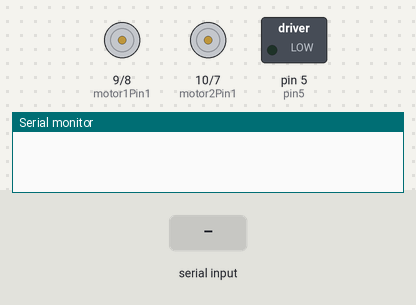
Simulated run of this sketch. Board: Arduino Uno, built with avr-gcc and run on an emulated ATmega328P. Shown: motor-driver pin pairs drawn as motors (green arrow = first pin HIGH = forward, orange = second pin HIGH = backward, longer = more drive, scaled by the enable pin), switched loads named in the sketch (green lamp = pin HIGH), the last lines printed to the serial monitor. Inputs (shaded band) come from the test bench.

Above: at 1.2 s.
1.3 s: "F" received over Serial
At 2.1 s:
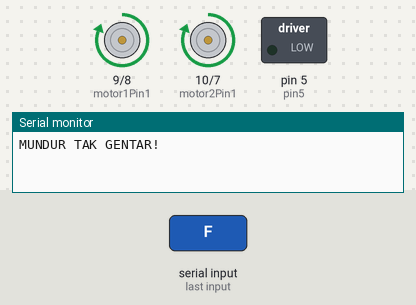
2.8 s: "L" received over Serial
At 2.95 s:
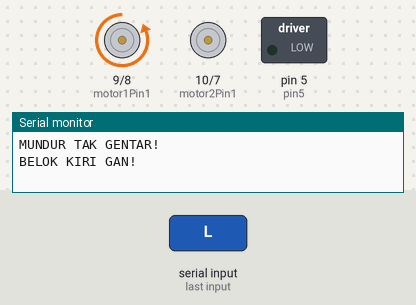
4.6 s: "R" received over Serial
At 4.75 s:
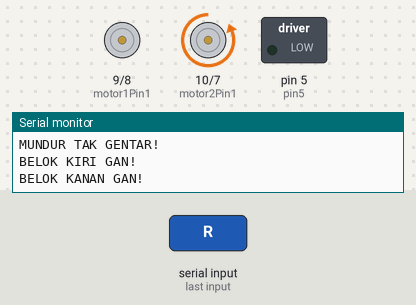
6.4 s: "B" received over Serial
At 7.2 s:
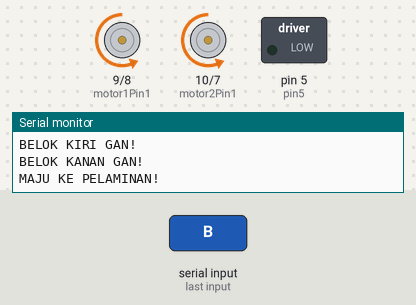
7.9 s: "S" received over Serial
At 8.3 s:
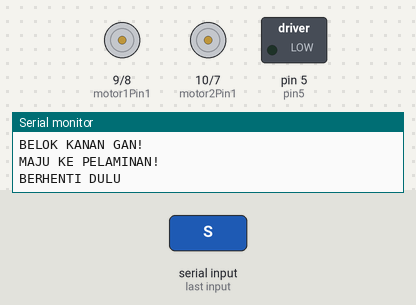
9.4 s: "D" received over Serial
At 10.7 s:
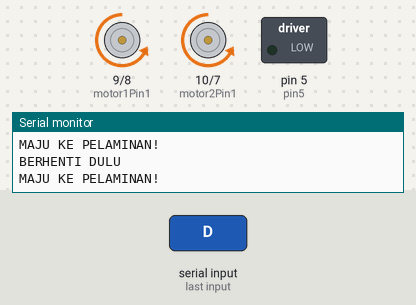
Timing chart, 0 to 11.9 s (numbered marks = the images above; inputs shaded):
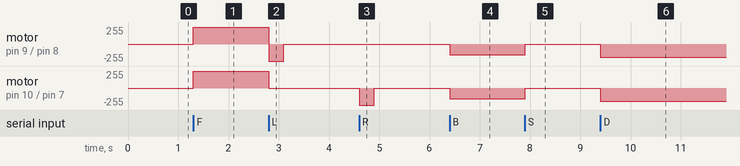

Measured:
- after the input at 1.3 s, motor on pin 9 (motor1Pin1) / pin 8 (motor1Pin2), motor on pin 10 (motor2Pin1) / pin 7 (motor2Pin2): stopped → forward 255/255 at once
- after the input at 2.8 s, motor on pin 9 (motor1Pin1) / pin 8 (motor1Pin2): forward 255/255 → backward 255/255 at once, → stopped 0.30 s later; motor on pin 10 (motor2Pin1) / pin 7 (motor2Pin2): forward 255/255 → stopped at once
- after the input at 4.6 s, motor on pin 10 (motor2Pin1) / pin 7 (motor2Pin2): stopped → backward 255/255 at once, → stopped 0.30 s later
- after the input at 6.4 s, motor on pin 9 (motor1Pin1) / pin 8 (motor1Pin2), motor on pin 10 (motor2Pin1) / pin 7 (motor2Pin2): stopped → backward 160/255 at once
- after the input at 7.9 s, motor on pin 9 (motor1Pin1) / pin 8 (motor1Pin2), motor on pin 10 (motor2Pin1) / pin 7 (motor2Pin2): backward 160/255 → stopped at once
- after the input at 9.4 s, motor on pin 9 (motor1Pin1) / pin 8 (motor1Pin2), motor on pin 10 (motor2Pin1) / pin 7 (motor2Pin2): stopped → backward 200/255 at once

The sketch:

Robo_Soccer.ino
```cpp
/*
 * program Akuisisi Data Robot Soccer
 */

// MOTOR KIRI
int motor1Pin1 = 9;
int motor1Pin2 = 8;
int enable1Pin = 11;

// MOTOR KANAN
int motor2Pin1 = 10;
int motor2Pin2 = 7;
int enable2Pin = 6;

// MOTOR DC 5V
int pin5 = 5;

int state;
int flag=0;
int stateStop=0;

void setup() {
    // Set Motor DC sebagai output:
    pinMode(motor1Pin1, OUTPUT);
    pinMode(motor1Pin2, OUTPUT);
    pinMode(enable1Pin, OUTPUT);

    pinMode(motor2Pin1, OUTPUT);
    pinMode(motor2Pin2, OUTPUT);
    pinMode(enable2Pin, OUTPUT);

    pinMode(pin5, OUTPUT);

    // Set Enable pada 2 buah Motor DC
    digitalWrite(enable1Pin, HIGH);
    digitalWrite(enable2Pin, HIGH);
    // inisialisasi komunikasi serial
    Serial.begin(9600);
}

void loop() {
    // Jika data diterima, maka dimasukkan ke variabel state
    if(Serial.available() > 0){
      state = Serial.read();
      flag=0;
    }
    // Jika state = F, maka Motor DC bergerak mundur
    if (state == 'F') {

        digitalWrite(motor1Pin1, HIGH);// MOTOR KANAN Mundur
        digitalWrite(motor1Pin2, LOW);

        digitalWrite(motor2Pin1, HIGH);// MOTOR KIRI Mundur
        digitalWrite(motor2Pin2, LOW);

        if(flag == 0){
          Serial.println("MUNDUR TAK GENTAR!");
          flag=1;
        }
    }

    // Jika state = L, maka Motor DC berbelok ke kiri
    else if (state == 'L') {
        digitalWrite(motor1Pin1, LOW);// MOTOR KANAN MAJU
        digitalWrite(motor1Pin2, HIGH);

        digitalWrite(motor2Pin1, LOW);// MOTOR KIRI MATI
        digitalWrite(motor2Pin2, LOW);
        if(flag == 0){
          Serial.println("BELOK KIRI GAN!");
          flag=1;
        }
        delay(300);
        state=3;
        stateStop=1;
    }
    // Jika state = R, maka Motor DC berbelok ke kanan
    else if (state == 'R') {
        digitalWrite(motor1Pin1, LOW);// MOTOR KANAN MATI
        digitalWrite(motor1Pin2, LOW);

        digitalWrite(motor2Pin1, LOW);// MOTOR KIRI MAJU
        digitalWrite(motor2Pin2, HIGH);
        if(flag == 0){
          Serial.println("BELOK KANAN GAN!");
          flag=1;
        }
        delay(300);
        state=3;
        stateStop=1;
    }
    // Jika state = B, maka Motor DC bergerak maju
    else if (state == 'B') {
        digitalWrite(motor1Pin1, LOW);// MOTOR KANAN maju
        digitalWrite(motor1Pin2, HIGH);

        digitalWrite(motor2Pin1, LOW);// MOTOR KIRI maju
        digitalWrite(motor2Pin2, HIGH);

        analogWrite(enable1Pin, 160);
        analogWrite(enable2Pin, 160);

        if(flag == 0){
          Serial.println("MAJU KE PELAMINAN!");
          flag=1;
        }
    }

    else if (state == 'C') {
        digitalWrite(motor1Pin1, LOW);// MOTOR KANAN maju
        digitalWrite(motor1Pin2, HIGH);

        digitalWrite(motor2Pin1, LOW);// MOTOR KIRI maju
        digitalWrite(motor2Pin2, HIGH);

        analogWrite(enable1Pin, 180);
        analogWrite(enable2Pin, 180);

        if(flag == 0){
          Serial.println("MAJU KE PELAMINAN!");
          flag=1;
        }
    }

    else if (state == 'D') {
        digitalWrite(motor1Pin1, LOW);// MOTOR KANAN maju
        digitalWrite(motor1Pin2, HIGH);

        digitalWrite(motor2Pin1, LOW);// MOTOR KIRI maju
        digitalWrite(motor2Pin2, HIGH);

        analogWrite(enable1Pin, 200);
        analogWrite(enable2Pin, 200);

        if(flag == 0){
          Serial.println("MAJU KE PELAMINAN!");
          flag=1;
        }
    }

    else if (state == 'E') {
        digitalWrite(motor1Pin1, LOW);// MOTOR KANAN maju
        digitalWrite(motor1Pin2, HIGH);

        digitalWrite(motor2Pin1, LOW);// MOTOR KIRI maju
        digitalWrite(motor2Pin2, HIGH);

        analogWrite(enable1Pin, 220);
        analogWrite(enable2Pin, 220);

        if(flag == 0){
          Serial.println("MAJU KE PELAMINAN!");
          flag=1;
        }
    }

    else if (state == 'G') {
        digitalWrite(motor1Pin1, LOW);// MOTOR KANAN maju
        digitalWrite(motor1Pin2, HIGH);

        digitalWrite(motor2Pin1, LOW);// MOTOR KIRI maju
        digitalWrite(motor2Pin2, HIGH);

        analogWrite(enable1Pin, 255);
        analogWrite(enable2Pin, 255);

        if(flag == 0){
          Serial.println("MAJU KE PELAMINAN!");
          flag=1;
        }
    }

    // Jika state = S, maka Motor DC akan berhenti
    else if (state == 'S' || stateStop == 1) {
        digitalWrite(motor1Pin1, LOW);// MOTOR KANAN MATI
        digitalWrite(motor1Pin2, LOW);

        digitalWrite(motor2Pin1, LOW);// MOTOR KIRI MATI
        digitalWrite(motor2Pin2, LOW);
        if(flag == 0){
          Serial.println("BERHENTI DULU");
          flag=1;
        }
        stateStop=0;
    }

    else if(state == 'V'){
        digitalWrite(pin5, HIGH);
        delay(100);
      }

    /*
   // Jika state = S, maka Motor Kopling 1
   else if (state == 'Q') {
        analogWrite(motor1Pin1, 0);
        analogWrite(motor1Pin2, 130);

        analogWrite(motor2Pin1, 0);
        analogWrite(motor2Pin2, 130);
   }
   // Jika state = S, maka Motor Kopling 2
   else if (state == 'W') {
        analogWrite(motor1Pin1, 0);
        analogWrite(motor1Pin2, 160);

        analogWrite(motor2Pin1, 0);
        analogWrite(motor2Pin2, 160);
   }
  // Jika state = S, maka Motor Kopling 3
   else if (state == 'E') {
        analogWrite(motor1Pin1, 0);
        analogWrite(motor1Pin2, 193);

        analogWrite(motor2Pin1, 0);
        analogWrite(motor2Pin2, 193);
   }
  // Jika state = S, maka Motor Kopling 4
   else if (state == 'T') {
        analogWrite(motor1Pin1, 0);
        analogWrite(motor1Pin2, 224);

        analogWrite(motor2Pin1, 0);
        analogWrite(motor2Pin2, 224);
   }
  // Jika state = S, maka Motor Kopling 5
   else if (state == 'Y') {
        analogWrite(motor1Pin1, 0);
        analogWrite(motor1Pin2, 255);

        analogWrite(motor2Pin1, 0);
        analogWrite(motor2Pin2, 255);
   }
  // Motor DC untuk Menendang
  else if (state == 'U') {
        digitalWrite(pin10, HIGH);
   }
  // Motor DC untuk Stop Menendang
  else if (state == 'I') {
        digitalWrite(pin10, LOW);
   }
   */
}
```
